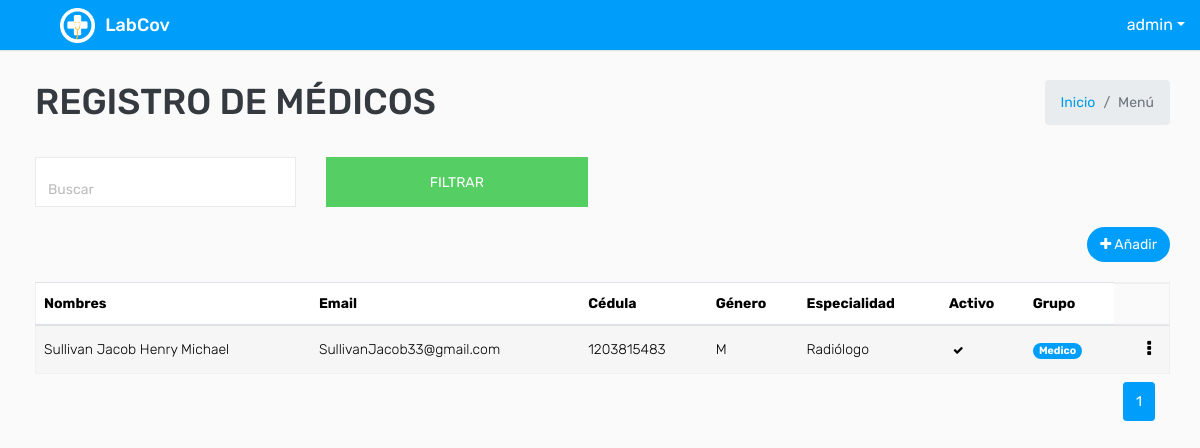
/medico/ (signed in), run on an earlier commit of the app's database.
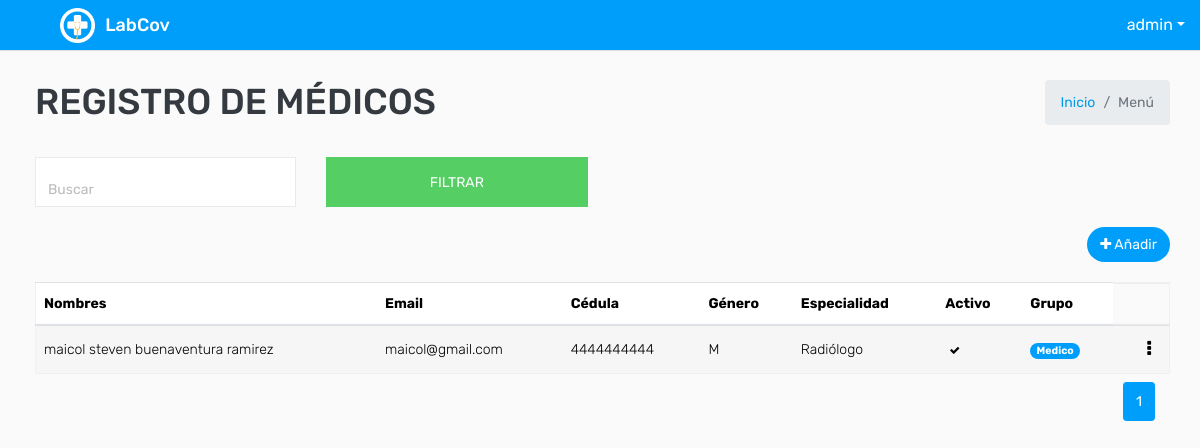
And on a later commit of the database.
### covid/models.py (models this page shows, shortened)
class ModeloBase(models.Model):
    class Meta:
        abstract = True
    """Model definition for ModeloBase."""
    fecha_creacion = models.DateTimeField(verbose_name='Fecha creación',auto_now_add=True)
    usuario_creacion = models.ForeignKey(settings.AUTH_USER_MODEL, verbose_name='Usuario Creación', related_name='+', blank=True, null=True,on_delete=models.PROTECT, editable=False)
    usuario_modificacion = models.ForeignKey(settings.AUTH_USER_MODEL, verbose_name='Usuario Modificación', related_name='+', blank=True, null=True,on_delete=models.PROTECT , editable=False)
    fecha_modificacion = models.DateTimeField(verbose_name='Fecha Modificación', auto_now=True)

class Medico(ModeloBase):
     usuario  = models.OneToOneField(settings.AUTH_USER_MODEL, verbose_name="Usuario",on_delete=models.PROTECT)
     especialidad = models.ForeignKey(EspecialidadMedico, verbose_name="Especialidad", on_delete=models.PROTECT)

class User(AbstractUser,ModeloBase):
    cedula=models.CharField(max_length=10, verbose_name='Cédula', unique = True)
    tipo_genero = (('N', 'Ninguno'), ('M', 'Masculino'), ('F', 'Femenino'))
    genero = models.CharField('Género', choices=tipo_genero, default='N', max_length=1)

class EspecialidadMedico(ModeloBase):
    descripcion = models.CharField("Especialidad", max_length=200 , unique=True)
    def __str__(self):
        return '{}'.format(self.descripcion)

### covid/views.py (the view, shortened to what this page needs)
# urls.py: path('medico/', key.MedicoListView.as_view(), name="medico_listar") ,
class MedicoListView(LoginRequiredMixin,PermissionRequiredMixin,ListView):
    permission_required = 'covid.view_medico'
    model = Medico
    paginate_by = 7
    template_name = "medico/medico_listar.html"
    def get_queryset(self):
        busqueda = self.request.GET.get("buscar")
        queryset = Medico.objects.all().order_by("pk")
        return queryset
    def get_context_data(self, **kwargs):
        context = super().get_context_data(**kwargs)
        context['titulo'] = "Registro de Médicos"
        return context

### templates/medico/medico_listar.html (shortened to what the changed rows need)
{% extends 'plantillaBase.html' %} {% block content %}
<div class="row">
    <div class="col-md-12">
        <div class="table-responsive">
            <div id="DataTables_Table_0_wrapper" class="dataTables_wrapper dt-bootstrap4 no-footer">
                <div class="row">
                    <div class="col-sm-12">
                        <table class="table table-border table-striped custom-table  mb-0  no-footer" id="DataTables_Table_0" role="grid" aria-describedby="DataTables_Table_0_info">
                            <thead>
                                <tr>
                                    <th>Nombres</th>
                                    <th>Email</th>
                                    <th>Cédula</th>
                                    <th>Género</th>
                                    <th>Especialidad</th>
                                    <th>Activo</th>
                                    <th>Grupo</th>
                                </tr>
                            </thead>
                            <tbody>
                                {% for dato in object_list %}
                                <tr>
                                    <td>{{ dato.usuario.last_name }} {{ dato.usuario.first_name }}</td>
                                    <td>{{ dato.usuario.email }}</td>
                                    <td>{{ dato.usuario.cedula }}</td>
                                    <td>{{ dato.usuario.genero }}</td>
                                    <td>{{ dato.especialidad }}</td>
                                    <td>
                                        {% if dato.usuario.is_active == True %}
                                        <a class="badge " data-toggle="tooltip" data-placement="top" title="activo"><span class="fa fa-check "></span></a> {% else %}
                                        <a class="badge" data-toggle="tooltip" data-placement="top" title="activo"><span
                                                class="fa fa-times "></span></a> {% endif %}
                                    </td>
                                    <td>
                                        {% for dato in dato.usuario.groups.all %}
                                        <li class="badge badge-pill badge-info">{{ dato }}</li>
                                        {% endfor %}
                                    </td>
                                    <td class="text-right">
                                        <div class="dropdown dropdown-action">
                                            <a class="action-icon dropdown-toggle" data-toggle="dropdown" aria-expanded="false"><i class="fa fa-ellipsis-v"></i></a>
                                        </div>
                                    </td>
                                </tr>
                                {% endfor %}
                            </tbody>
                        </table>
                    </div>
                </div>
            </div>
        </div>
    </div>
</div>
{% endblock %}

What changed in the data, as far as the page shows it:
changed Medico "Radiólogo": usuario.last_name "Sullivan Jacob" → "maicol steven"; usuario.first_name "Henry Michael" → "buenaventura ramirez"; usuario.email "SullivanJacob33@gmail.com" → "maicol@gmail.com"; usuario.cedula "1203815483" → "4444444444"
